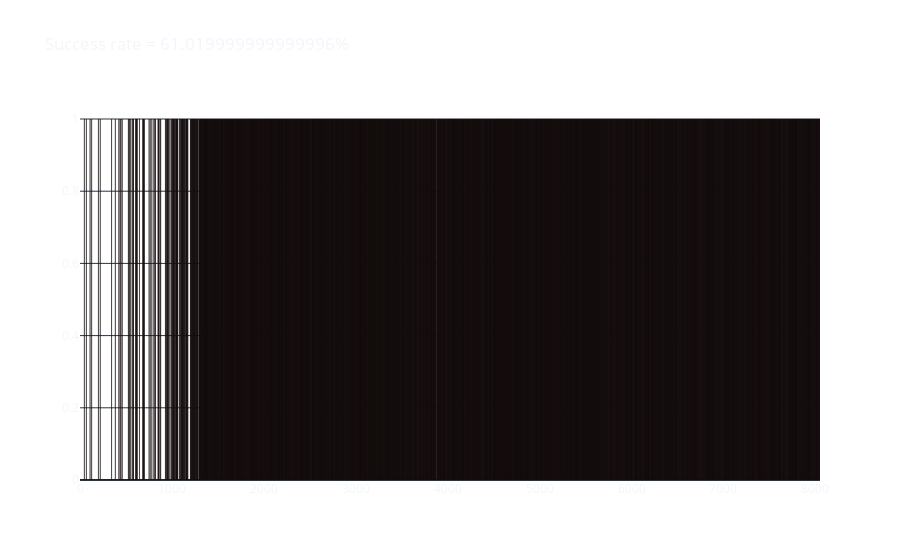

The notebook cell saved with this chart:
### Markdown cell above
## ❄️Frozen and Slippery❄️

The Frozen Lake environment has a variant where, even if the agent chooses to take action $X$, there is a probability that the action performed is $Y$. This is a slippery mode (`is_slippery = True`). In the slippery variant, the agent's action only has a 33% chance of succeeding. This feature makes things more difficult for our agent

### Code cell
environment = gym.make("FrozenLake-v1", is_slippery=True, render_mode="ansi")
environment.reset()

qtable = np.zeros((environment.observation_space.n,
                  environment.action_space.n))
df = pd.DataFrame(qtable, index=[f'state {i+1}' for i in range(16)],
                  columns=['◀️LEFT', '🔽DOWN', '▶️RIGHT', '🔼UP'])

episodes = 5000
alpha = 0.5
gamma = 0.9
epsilon = 1.0
epsilon_decay = 0.001

outcomes = []

print('Q-table before training:')
display(Markdown(df.to_markdown()))

# Training
for _ in range(episodes):
    state, _ = environment.reset()
    done = False

    outcomes.append(0)

    while not done:
        rnd = np.random.random()

        if rnd < epsilon:
            action = environment.action_space.sample()
        else:
            action = np.argmax(qtable[state])

        new_state, reward, done, info, prob = environment.step(action)

        qtable[state, action] = qtable[state, action] + alpha * \
            (reward + gamma *
             np.max(qtable[new_state]) - qtable[state, action])

        state = new_state

        if reward:
            outcomes.append(1)

    epsilon = max(epsilon - epsilon_decay, 0)

df = pd.DataFrame(qtable, index=[f'state {i+1}' for i in range(16)],
                  columns=['◀️LEFT', '🔽DOWN', '▶️RIGHT', '🔼UP'])

print('Q-table after training:')
display(Markdown(df.to_markdown()))

fig = go.Figure()
fig.add_trace(go.Bar(x=list(range(0, len(outcomes))), y=outcomes, marker_color='red'))
fig.update_layout(
    template='plotly_dark',
    hoverlabel=dict(
        bgcolor='rgba(0, 0, 0, 0.8)'
    ),
    title=f'Success rate = {(sum(outcomes)/episodes)*100}%',
    paper_bgcolor='rgba(0, 0, 0, 0)',
    plot_bgcolor='rgba(0, 0, 0, 0)'
)
fig.show()

### Figure 1 — Plotly figure (JSON) as saved in the notebook; plotly's stock layout.template omitted (floating-point values rounded to 4 significant figures; data arrays with more than 128 entries replaced by an {"elided": "..."} marker saying what was removed)
{"data": [{"marker": {"color": "red"}, "type": "bar", "x": {"elided": "8051 int values"}, "y": {"elided": "8051 int values"}}], "layout": {"hoverlabel": {"bgcolor": "rgba(0, 0, 0, 0.8)"}, "paper_bgcolor": "rgba(0, 0, 0, 0)", "plot_bgcolor": "rgba(0, 0, 0, 0)", "title": {"text": "Success rate = 61.019999999999996%"}}}
